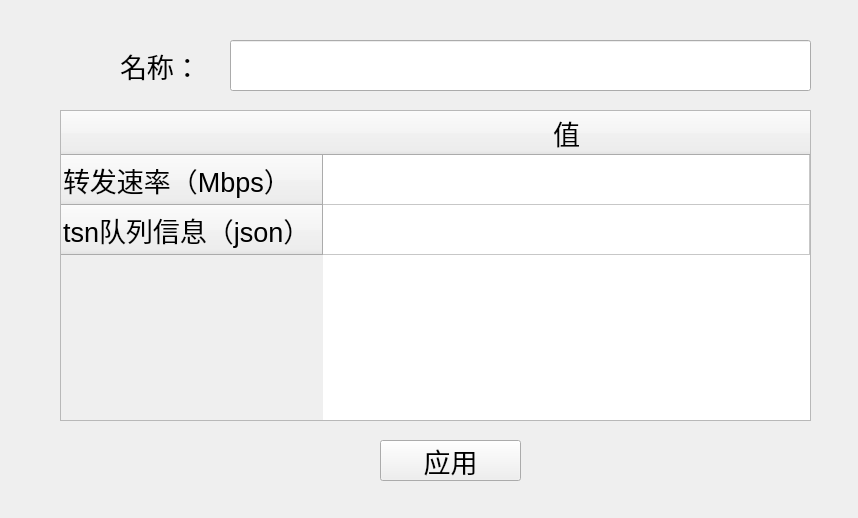
<?xml version="1.0" encoding="UTF-8"?>
<ui version="4.0">
 <class>Dialog</class>
 <widget class="QDialog" name="Dialog">
  <property name="geometry">
   <rect>
    <x>0</x>
    <y>0</y>
    <width>858</width>
    <height>518</height>
   </rect>
  </property>
  <property name="windowTitle">
   <string>Dialog</string>
  </property>
  <widget class="QPushButton" name="applyButton">
   <property name="geometry">
    <rect>
     <x>380</x>
     <y>440</y>
     <width>141</width>
     <height>41</height>
    </rect>
   </property>
   <property name="font">
    <font>
     <pointsize>20</pointsize>
    </font>
   </property>
   <property name="text">
    <string>应用</string>
   </property>
   <property name="autoDefault">
    <bool>false</bool>
   </property>
  </widget>
  <widget class="QTableWidget" name="tableWidget_netargs">
   <property name="geometry">
    <rect>
     <x>60</x>
     <y>110</y>
     <width>751</width>
     <height>311</height>
    </rect>
   </property>
   <property name="font">
    <font>
     <pointsize>20</pointsize>
    </font>
   </property>
   <property name="layoutDirection">
    <enum>Qt::LeftToRight</enum>
   </property>
   <property name="styleSheet">
    <string notr="true"/>
   </property>
   <property name="verticalScrollBarPolicy">
    <enum>Qt::ScrollBarAsNeeded</enum>
   </property>
   <attribute name="horizontalHeaderCascadingSectionResizes">
    <bool>false</bool>
   </attribute>
   <attribute name="horizontalHeaderDefaultSectionSize">
    <number>300</number>
   </attribute>
   <attribute name="horizontalHeaderHighlightSections">
    <bool>true</bool>
   </attribute>
   <attribute name="horizontalHeaderStretchLastSection">
    <bool>true</bool>
   </attribute>
   <attribute name="verticalHeaderDefaultSectionSize">
    <number>50</number>
   </attribute>
   <attribute name="verticalHeaderStretchLastSection">
    <bool>false</bool>
   </attribute>
   <row>
    <property name="text">
     <string>转发速率（Mbps）</string>
    </property>
    <property name="font">
     <font>
      <pointsize>20</pointsize>
     </font>
    </property>
   </row>
   <row>
    <property name="text">
     <string>tsn队列信息（json）</string>
    </property>
   </row>
   <column>
    <property name="text">
     <string>值</string>
    </property>
    <property name="font">
     <font>
      <pointsize>20</pointsize>
     </font>
    </property>
   </column>
   <item row="0" column="0">
    <property name="text">
     <string/>
    </property>
    <property name="textAlignment">
     <set>AlignCenter</set>
    </property>
   </item>
  </widget>
  <widget class="QLabel" name="label">
   <property name="geometry">
    <rect>
     <x>120</x>
     <y>50</y>
     <width>101</width>
     <height>31</height>
    </rect>
   </property>
   <property name="font">
    <font>
     <pointsize>20</pointsize>
    </font>
   </property>
   <property name="text">
    <string>名称：</string>
   </property>
  </widget>
  <widget class="QLineEdit" name="lineEdit_name">
   <property name="geometry">
    <rect>
     <x>230</x>
     <y>40</y>
     <width>581</width>
     <height>51</height>
    </rect>
   </property>
   <property name="font">
    <font>
     <pointsize>20</pointsize>
    </font>
   </property>
  </widget>
 </widget>
 <resources/>
 <connections/>
</ui>
